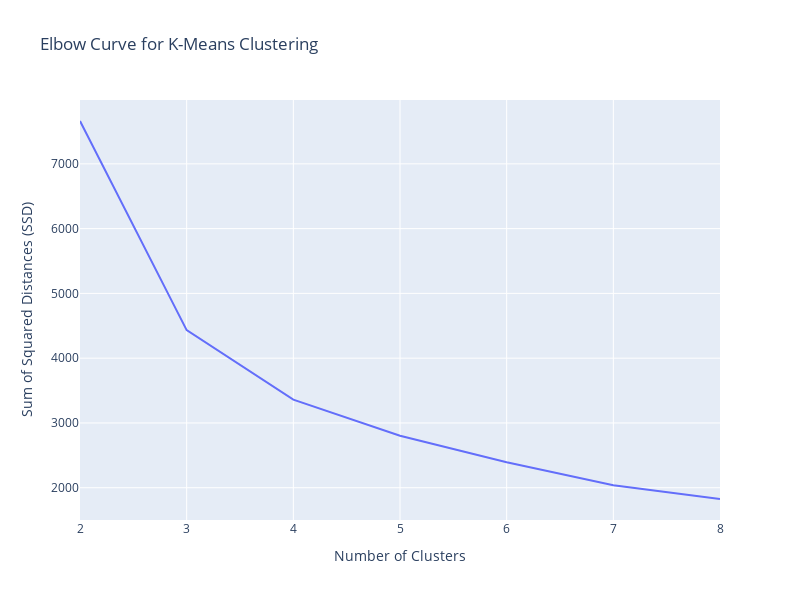

Source (notebook cell):
### Code cell
ssd = []
range_n_clusters = [2, 3, 4, 5, 6, 7, 8]

for num_clusters in range_n_clusters:
    kmeans = KMeans(n_clusters=num_clusters, max_iter=50)
    kmeans.fit(rfm_df_scaled)
    
    ssd.append(kmeans.inertia_)
    print("For n_clusters={0}, the Elbow score is {1}".format(num_clusters, kmeans.inertia_))

fig = px.line(x=range_n_clusters, y=ssd, 
              title="Elbow Curve for K-Means Clustering",
              labels={'x': 'Number of Clusters', 'y': 'Sum of Squared Distances (SSD)'})

fig.update_layout(
    xaxis=dict(title_font=dict(size=14)),
    yaxis=dict(title_font=dict(size=14)),
    showlegend=False,
    width=800,
    height=600
)

fig.show()

### Figure 1 — Plotly figure (JSON) as saved in the notebook; plotly's stock layout.template omitted (floating-point values rounded to 4 significant figures)
{"data": [{"hovertemplate": "Number of Clusters=%{x}<br>Sum of Squared Distances (SSD)=%{y}<extra></extra>", "legendgroup": "", "line": {"color": "#636efa", "dash": "solid"}, "marker": {"symbol": "circle"}, "mode": "lines", "name": "", "orientation": "v", "showlegend": false, "type": "scatter", "x": [2, 3, 4, 5, 6, 7, 8], "xaxis": "x", "y": [7662.0, 4434.0, 3361.0, 2803.0, 2392.0, 2039.0, 1826.0], "yaxis": "y"}], "layout": {"height": 600, "legend": {"tracegroupgap": 0}, "showlegend": false, "title": {"text": "Elbow Curve for K-Means Clustering"}, "width": 800, "xaxis": {"anchor": "y", "domain": [0, 1], "title": {"font": {"size": 14}, "text": "Number of Clusters"}}, "yaxis": {"anchor": "x", "domain": [0, 1], "title": {"font": {"size": 14}, "text": "Sum of Squared Distances (SSD)"}}}}
